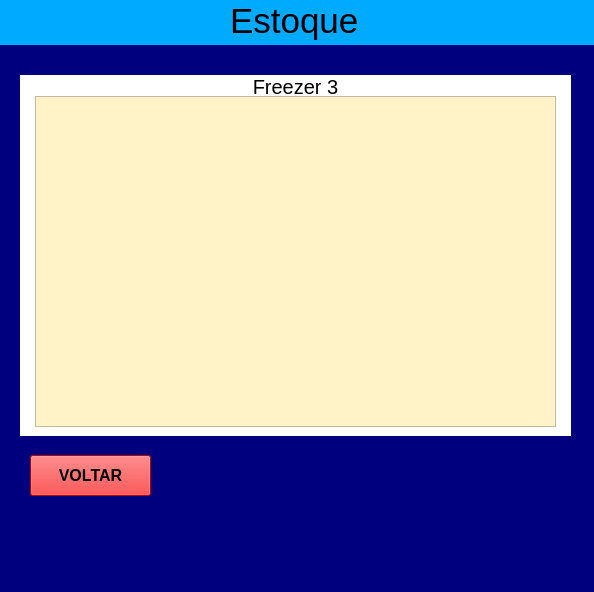
<?xml version="1.0" encoding="UTF-8"?>
<ui version="4.0">
 <class>MainWindow</class>
 <widget class="QMainWindow" name="MainWindow">
  <property name="geometry">
   <rect>
    <x>0</x>
    <y>0</y>
    <width>594</width>
    <height>592</height>
   </rect>
  </property>
  <property name="windowTitle">
   <string>MainWindow</string>
  </property>
  <property name="styleSheet">
   <string notr="true">backgroud-color: rgb(0, 0, 255);</string>
  </property>
  <widget class="QWidget" name="centralwidget">
   <layout class="QVBoxLayout" name="verticalLayout">
    <property name="spacing">
     <number>0</number>
    </property>
    <property name="leftMargin">
     <number>0</number>
    </property>
    <property name="topMargin">
     <number>0</number>
    </property>
    <property name="rightMargin">
     <number>0</number>
    </property>
    <property name="bottomMargin">
     <number>0</number>
    </property>
    <item>
     <widget class="QFrame" name="frame">
      <property name="enabled">
       <bool>true</bool>
      </property>
      <property name="maximumSize">
       <size>
        <width>16777215</width>
        <height>45</height>
       </size>
      </property>
      <property name="font">
       <font>
        <kerning>true</kerning>
       </font>
      </property>
      <property name="styleSheet">
       <string notr="true">background-color: rgb(0, 170, 255);</string>
      </property>
      <property name="frameShape">
       <enum>QFrame::NoFrame</enum>
      </property>
      <property name="frameShadow">
       <enum>QFrame::Raised</enum>
      </property>
      <widget class="QLabel" name="label">
       <property name="geometry">
        <rect>
         <x>230</x>
         <y>0</y>
         <width>361</width>
         <height>41</height>
        </rect>
       </property>
       <property name="font">
        <font>
         <pointsize>26</pointsize>
        </font>
       </property>
       <property name="layoutDirection">
        <enum>Qt::LeftToRight</enum>
       </property>
       <property name="frameShape">
        <enum>QFrame::NoFrame</enum>
       </property>
       <property name="text">
        <string>Estoque</string>
       </property>
      </widget>
     </widget>
    </item>
    <item>
     <widget class="QFrame" name="frame_2">
      <property name="maximumSize">
       <size>
        <width>16777215</width>
        <height>16777213</height>
       </size>
      </property>
      <property name="styleSheet">
       <string notr="true">background-color: rgb(0, 0, 127);</string>
      </property>
      <property name="frameShape">
       <enum>QFrame::NoFrame</enum>
      </property>
      <property name="frameShadow">
       <enum>QFrame::Raised</enum>
      </property>
      <widget class="QPushButton" name="pushButton_4">
       <property name="geometry">
        <rect>
         <x>30</x>
         <y>410</y>
         <width>121</width>
         <height>41</height>
        </rect>
       </property>
       <property name="font">
        <font>
         <pointsize>12</pointsize>
         <weight>75</weight>
         <bold>true</bold>
        </font>
       </property>
       <property name="styleSheet">
        <string notr="true">background-color: rgb(255, 0, 0);</string>
       </property>
       <property name="text">
        <string>VOLTAR</string>
       </property>
      </widget>
      <widget class="QLabel" name="label_2">
       <property name="geometry">
        <rect>
         <x>20</x>
         <y>30</y>
         <width>551</width>
         <height>361</height>
        </rect>
       </property>
       <property name="font">
        <font>
         <pointsize>15</pointsize>
         <weight>50</weight>
         <bold>false</bold>
        </font>
       </property>
       <property name="mouseTracking">
        <bool>true</bool>
       </property>
       <property name="autoFillBackground">
        <bool>false</bool>
       </property>
       <property name="styleSheet">
        <string notr="true">background-color: rgb(255, 255, 255);</string>
       </property>
       <property name="frameShape">
        <enum>QFrame::NoFrame</enum>
       </property>
       <property name="frameShadow">
        <enum>QFrame::Plain</enum>
       </property>
       <property name="text">
        <string>Freezer 3</string>
       </property>
       <property name="textFormat">
        <enum>Qt::PlainText</enum>
       </property>
       <property name="scaledContents">
        <bool>false</bool>
       </property>
       <property name="alignment">
        <set>Qt::AlignHCenter|Qt::AlignTop</set>
       </property>
       <property name="wordWrap">
        <bool>false</bool>
       </property>
       <property name="openExternalLinks">
        <bool>false</bool>
       </property>
      </widget>
      <widget class="QTableView" name="tableView">
       <property name="geometry">
        <rect>
         <x>35</x>
         <y>51</y>
         <width>521</width>
         <height>331</height>
        </rect>
       </property>
       <property name="styleSheet">
        <string notr="true">background-color: rgb(255, 243, 199);</string>
       </property>
       <property name="frameShape">
        <enum>QFrame::StyledPanel</enum>
       </property>
      </widget>
     </widget>
    </item>
   </layout>
  </widget>
  <widget class="QMenuBar" name="menubar">
   <property name="geometry">
    <rect>
     <x>0</x>
     <y>0</y>
     <width>594</width>
     <height>21</height>
    </rect>
   </property>
  </widget>
 </widget>
 <resources/>
 <connections/>
</ui>
